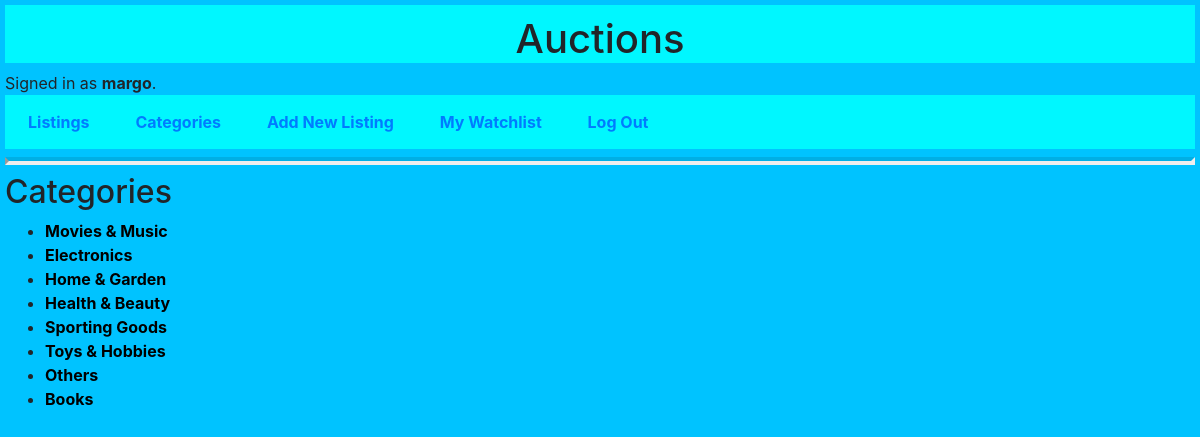
Page /auctions/categories (signed in) on the committed database.
### auctions/models.py (models this page shows, shortened)
class User(AbstractUser):
    pass

class Category(models.Model):
    name = models.CharField(max_length=30)
    class Meta:
        verbose_name_plural = "Categories"

### auctions/views.py (the view)
# urls.py: path("categories", views.categories, name="categories"),
def categories(request):
    return render(request,"auctions/categories.html", {
        "categories": Category.objects.all()
    })

### auctions/templates/auctions/categories.html
{% extends "auctions/layout.html" %}
{% block body %}
    <h2>Categories</h2>
    <div class="categories">
        <ul>
            {% for category in categories %}
            <li>
                <strong><a href="/auctions/?category_id={{ category.id }}">{{ category.name }}</a></strong>
            </li>
            {% endfor %}
        </ul>
    </div>
{% endblock %}

### auctions/templates/auctions/layout.html (shortened to what this page needs)
{% load static %}
<!DOCTYPE html>
<html lang="en">
    <head>
        <link rel="stylesheet" href="https://stackpath.bootstrapcdn.com/bootstrap/4.4.1/css/bootstrap.min.css">
        <link href="{% static 'auctions/styles.css' %}" rel="stylesheet">
    </head>
    <body>
        <div class="title">
            <h1>Auctions</h1>
        </div>
        <div class="user">
            {% if user.is_authenticated %}
                Signed in as <strong>{{ user.username }}</strong>.
            {% else %}
                Not signed in.
            {% endif %}
        </div>
        <ul class="nav">
            <li class="nav-item">
                <a class="nav-link" href="{% url 'index' %}">Listings</a>
            </li>
            <li class="nav-item">
                <a class="nav-link" href="{% url 'categories' %}">Categories</a>
            </li>
            {% if user.is_authenticated %}
                <li class="nav-item">
                    <a class="nav-link" href="{% url 'create_new_listing' %}">Add New Listing</a>
                </li>
                <li class="nav-item">
                    <a class="nav-link" href="{% url 'watchlist' %}">My Watchlist</a>
                </li>
                <li class="nav-item">
                    <a class="nav-link" href="{% url 'logout' %}">Log Out</a>
                </li>
            {% endif %}
        </ul>
        <hr>
        {% block body %}
        {% endblock %}
    </body>
</html>

### auctions/static/auctions/styles.css (style rules this page uses)
body { padding: 5px; background: #00c3ff ; }
.title { position: relative; background-color: rgb(0, 247, 255); text-align: center; padding-top: 10px; text-decoration-style: solid; }
.user { position: relative; text-align: left; }
.nav { list-style: none; font-weight: bold; margin: 0px; padding: 7px 7px; display: block; position: relative; background-color: rgb(0, 247, 255); }
.nav > li { display: inline-block; margin-right: 10px; }
.categories a { color: black; }
hr { display: block; margin-top: 0.5em; margin-bottom: 0.5em; margin-left: auto; margin-right: auto; border-style: inset; border-width: 4px; }

### rows in the picture
User: username "margo"
Category: name "Movies & Music"
Category: name "Electronics"
Category: name "Home & Garden"
Category: name "Health & Beauty"
Category: name "Sporting Goods"
Category: name "Toys & Hobbies"
Category: name "Others"
Category: name "Books"
